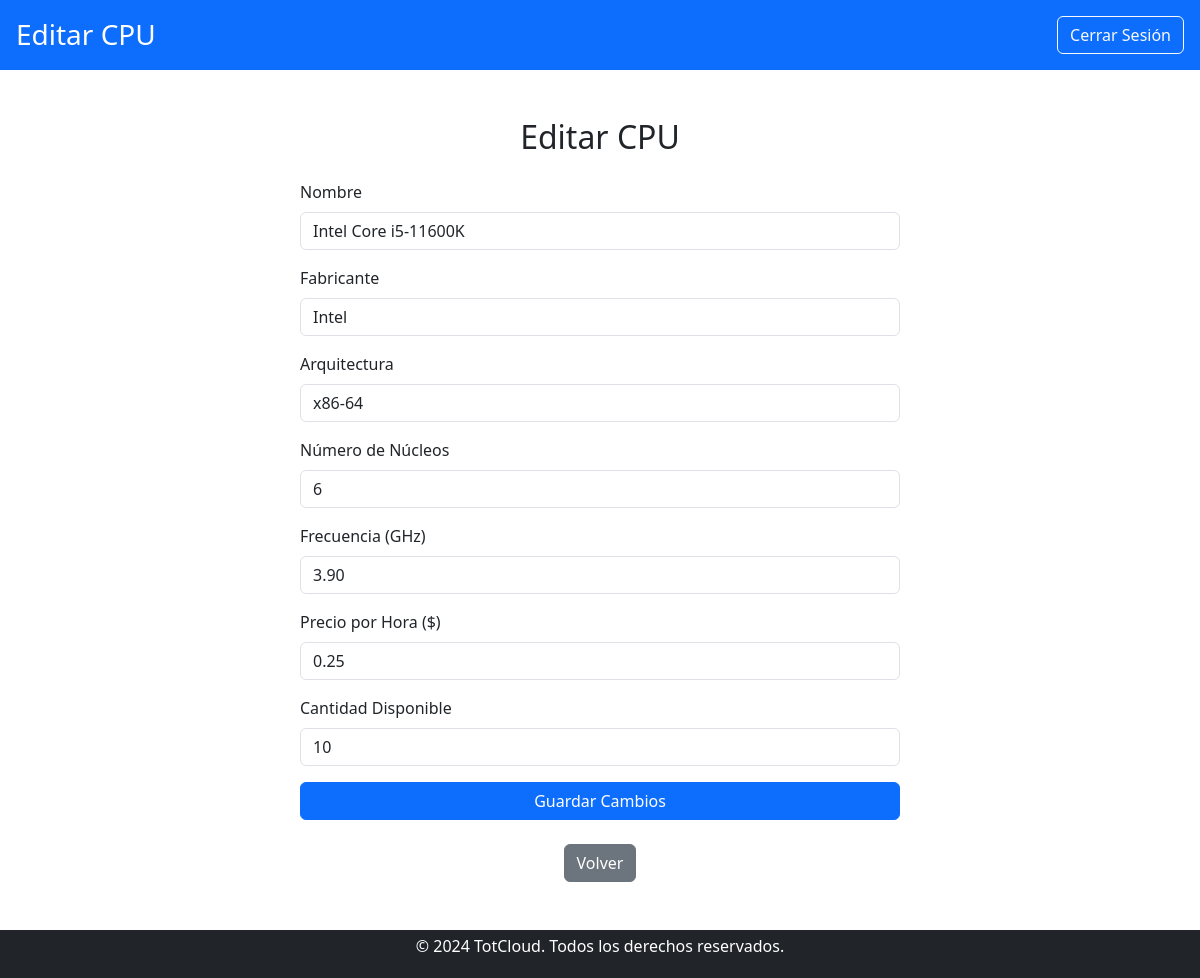
Screenshot of /trabajador/modificar_componentes/cpu/editar_cpu.php?id=1 (signed in) with the database file from the repository.
### tables this page shows
CREATE TABLE `cpu` (
  `idCPU` int(11) NOT NULL,
  `Nombre` varchar(100) NOT NULL,
  `Fabricante` varchar(100) NOT NULL,
  `Arquitectura` varchar(50) NOT NULL,
  `Nucleos` int(11) NOT NULL,
  `Frecuencia` decimal(10,2) NOT NULL,
  `PrecioH` decimal(10,2) NOT NULL,
  `Cantidad` int(11) NOT NULL
);

### public/trabajador/modificar_componentes/cpu/editar_cpu.php (the view, shortened to what this page needs)
<?php
include '../../../../includes/db_connect.php';
$idCPU = intval($_GET['id']);
$query_cpu = "SELECT * FROM cpu WHERE idCPU = ?";
$stmt = $conn->prepare($query_cpu);
$stmt->bind_param('i', $idCPU);
$stmt->execute();
$result_cpu = $stmt->get_result();
$cpu = $result_cpu->fetch_assoc();
?>
<!DOCTYPE html>
<html lang="es">
<head>
    <link href="https://cdn.jsdelivr.net/npm/bootstrap@5.3.0/dist/css/bootstrap.min.css" rel="stylesheet">
    <link href="../../../css/estilos.css" rel="stylesheet">
</head>
<body>
    <header class="bg-primary text-white d-flex justify-content-between align-items-center p-3">
        <div>
            <h1 class="h3 mb-0">Editar CPU</h1>
        </div>
        <div>
            <a href="../../../logout.php" class="btn btn-outline-light">Cerrar Sesión</a>
        </div>
    </header>
    <main class="container my-5">
        <h2 class="text-center mb-4">Editar CPU</h2>
        <form method="POST" action="editar_cpu.php?id=<?php echo $idCPU; ?>" class="mx-auto" style="max-width: 600px;">
            <div class="mb-3">
                <label for="nombre" class="form-label">Nombre</label>
                <input type="text" class="form-control" id="nombre" name="nombre" value="<?php echo htmlspecialchars($cpu['Nombre']); ?>" required>
            </div>
            <div class="mb-3">
                <label for="fabricante" class="form-label">Fabricante</label>
                <input type="text" class="form-control" id="fabricante" name="fabricante" value="<?php echo htmlspecialchars($cpu['Fabricante']); ?>" required>
            </div>
            <div class="mb-3">
                <label for="arquitectura" class="form-label">Arquitectura</label>
                <input type="text" class="form-control" id="arquitectura" name="arquitectura" value="<?php echo htmlspecialchars($cpu['Arquitectura']); ?>" required>
            </div>
            <div class="mb-3">
                <label for="nucleos" class="form-label">Número de Núcleos</label>
                <input type="number" class="form-control" id="nucleos" name="nucleos" min="1" value="<?php echo $cpu['Nucleos']; ?>" required>
            </div>
            <div class="mb-3">
                <label for="frecuencia" class="form-label">Frecuencia (GHz)</label>
                <input type="number" class="form-control" id="frecuencia" name="frecuencia" step="0.1" min="0.1" value="<?php echo $cpu['Frecuencia']; ?>" required>
            </div>
            <div class="mb-3">
                <label for="precio_h" class="form-label">Precio por Hora ($)</label>
                <input type="number" class="form-control" id="precio_h" name="precio_h" step="0.01" min="0" value="<?php echo $cpu['PrecioH']; ?>" required>
            </div>
            <div class="mb-3">
                <label for="cantidad" class="form-label">Cantidad Disponible</label>
                <input type="number" class="form-control" id="cantidad" name="cantidad" min="1" value="<?php echo $cpu['Cantidad']; ?>" required>
            </div>
            <button type="submit" class="btn btn-primary w-100">Guardar Cambios</button>
        </form>
        <div class="text-center mt-4">
            <a href="modificar_cpu.php" class="btn btn-secondary">Volver</a>
        </div>
    </main>
    <?php include '../../../../includes/footer.php'; ?>
</body>
</html>

### public/css/estilos.css (style rules this page uses)
body { display: flex; flex-direction: column; min-height: 100vh; margin: 0; }
main { flex: 1; }
header { background-color: #007bff; color: white; padding: 1rem 0; text-align: center; }

### rows the page displays
cpu: nombre "Intel Core i5-11600K", fabricante "Intel", arquitectura "x86-64", nucleos "6", frecuencia "3.90", precio_h "0.25", cantidad "10"
